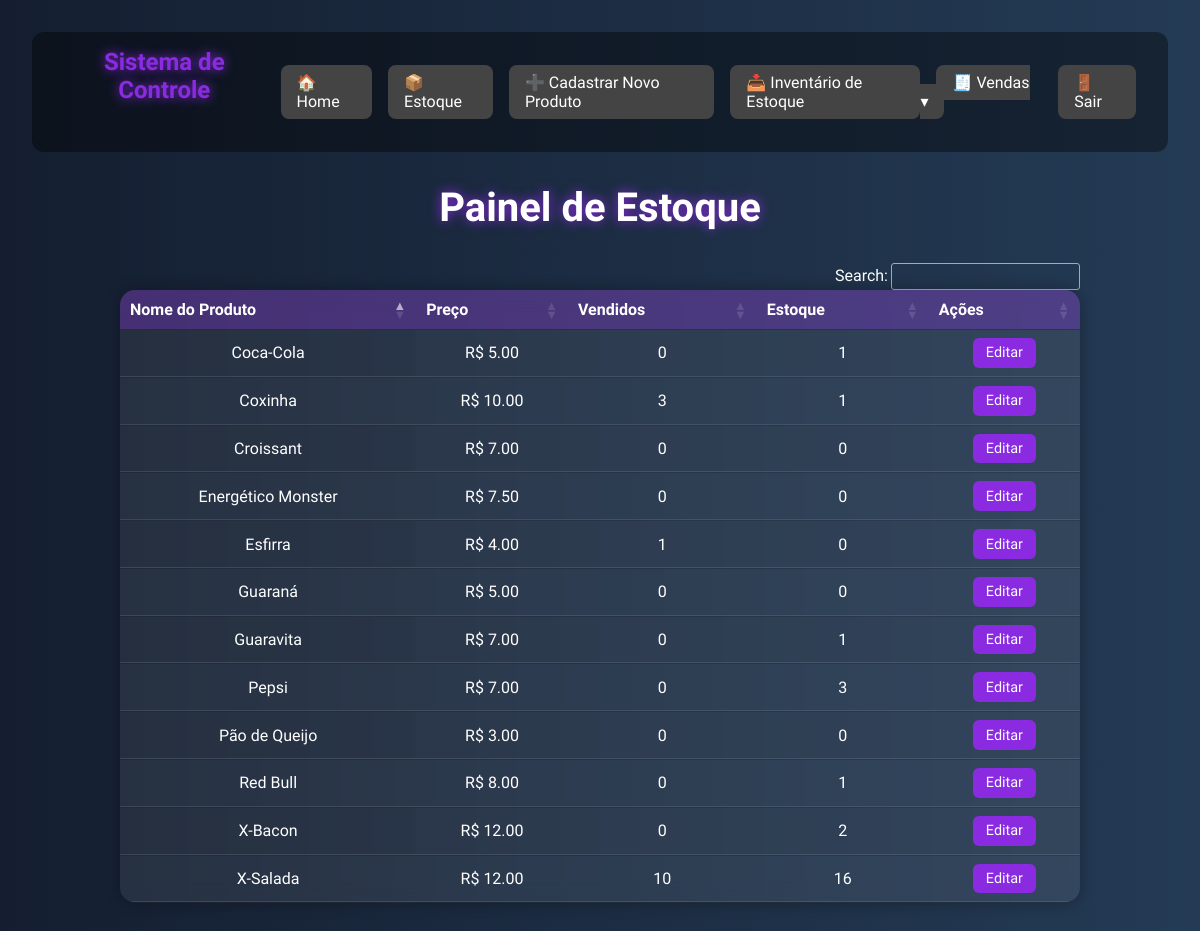
/painel (signed in), run on an earlier commit of the app's database.
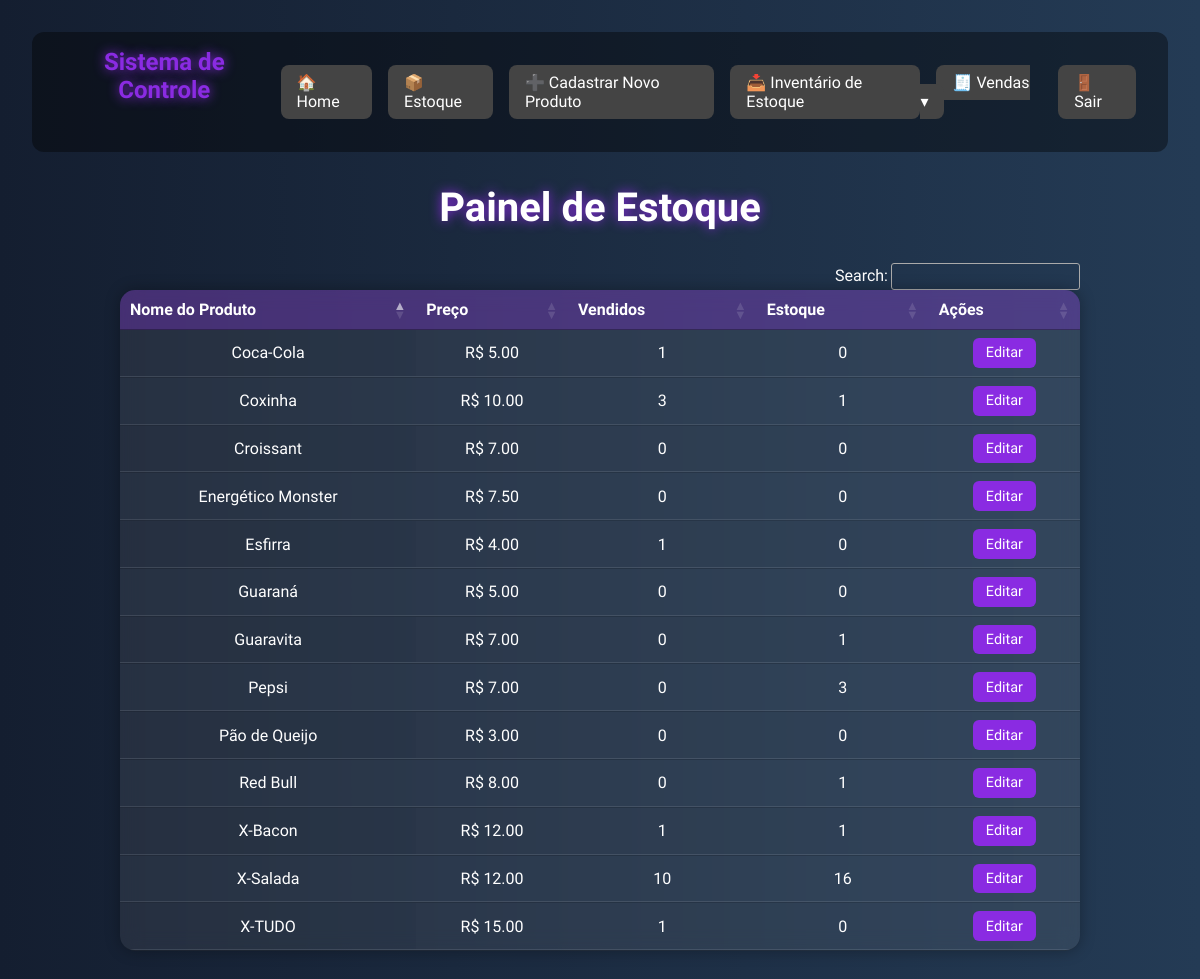
And on a later commit of the database.
### models.py (models this page shows)
class TipoProduto(db.Model):
    __tablename__ = 'tipo_produto'
    id = db.Column(db.Integer, primary_key=True, autoincrement=True)
    nome = db.Column(db.String(255), nullable=False, unique=True)
    categoria_id = db.Column(db.Integer, db.ForeignKey('categoria.id'), nullable=False)
    preco = db.Column(db.Numeric(10, 2), nullable=False)
    descricao = db.Column(db.Text)
    produtos = db.relationship('Produto', back_populates='tipo_produto', cascade="all, delete-orphan")

### routes.py (the view)
    @app.route('/painel')
    def painel():
            if 'usuario' not in session:
                return redirect(url_for('login_view'))
            tipos = TipoProduto.query.all()
            dados_estoque = []
            for tipo in tipos:
                quantidade_estoque = db.session.query(func.count(Produto.id)).filter_by(tipo_produto_id=tipo.id).scalar() or 0
                qtd_vendida = db.session.query(func.sum(ItemVenda.quantidade))\
                    .filter(ItemVenda.tipo_produto_id == tipo.id)\
                    .scalar() or 0
                dados_estoque.append({
                    'id': tipo.id,
                    'tipo': tipo.nome,
                    'estoque': quantidade_estoque,
                    'vendido': qtd_vendida,
                    'preco': float(tipo.preco)
                })
            return render_template('painel.html', produtos=dados_estoque)

### templates/painel.html (shortened to what this page needs)
<!DOCTYPE html>
<html lang="pt-br">
{% extends 'base.html' %}
{% block content %}
<link rel="stylesheet" href="https://cdn.datatables.net/1.13.6/css/jquery.dataTables.min.css">
<h1>Painel de Estoque</h1>
<table id="estoque" class="display">
    <thead>
        <tr>
            <th>Nome do Produto</th>
            <th>Preço</th>
            <th>Vendidos</th>
            <th>Estoque</th>
            <th>Ações</th>
        </tr>
    </thead>
    <tbody>
        {% for produto in produtos %}
        <tr>
            <td>{{ produto['tipo'] }}</td>
            <td>R$ {{ "%.2f"|format(produto['preco']) }}</td>
            <td>{{ produto['vendido'] }}</td>
            <td>{{ produto['estoque'] }}</td>
            <td class="acoes">
                <a href="/editar-produto/{{ produto['id'] }}" class="btn-editar">Editar</a>
            </td>
        </tr>
        {% endfor %}
    </tbody>
</table>
{% endblock %}

What changed in the data, as far as the page shows it:
computed for TipoProduto "Coca-Cola": vendido "0" → "1"; estoque "1" → "0"
computed for TipoProduto "X-Bacon": vendido "0" → "1"; estoque "2" → "1"
added TipoProduto: tipo "X-TUDO", preco "15.00", vendido "1", estoque "0"
